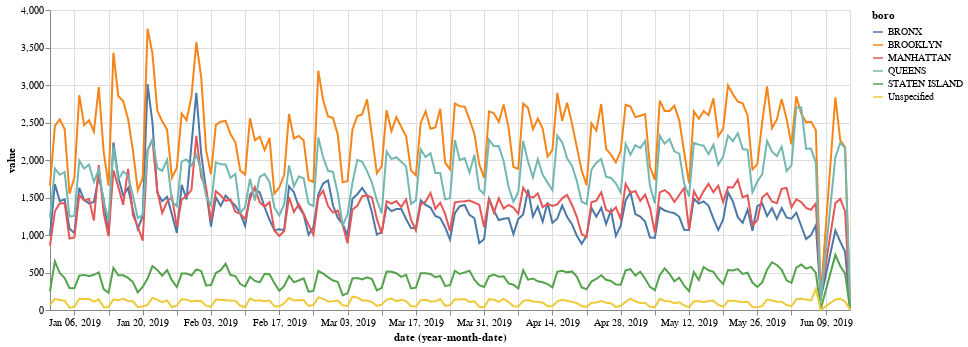

The code cell stored with this chart in its notebook:
### Code cell
timeline = alt.Chart(data, width=800).mark_line().encode(
    x=alt.X('date:T', timeUnit='yearmonthdate'),
    y='value',
    color='boro'
).transform_filter(
    (alt.datum.metric == 'complaints')
)

timeline

### Figure 1 — Vega-Lite specification as saved in the notebook (floating-point values rounded to 4 significant figures; data arrays with more than 128 entries replaced by an {"elided": "..."} marker saying what was removed)
{"$schema": "https://vega.github.io/schema/vega-lite/v3.4.0.json", "config": {"mark": {"tooltip": null}, "view": {"height": 300, "width": 400}}, "data": {"name": "data-881d0ddad787ff007bd0f38d8dbfa700"}, "datasets": {"data-881d0ddad787ff007bd0f38d8dbfa700": {"elided": "6840 records"}}, "encoding": {"color": {"field": "boro", "type": "nominal"}, "x": {"field": "date", "timeUnit": "yearmonthdate", "type": "temporal"}, "y": {"field": "value", "type": "quantitative"}}, "mark": "line", "transform": [{"filter": "(datum.metric === 'complaints')"}], "width": 800}
